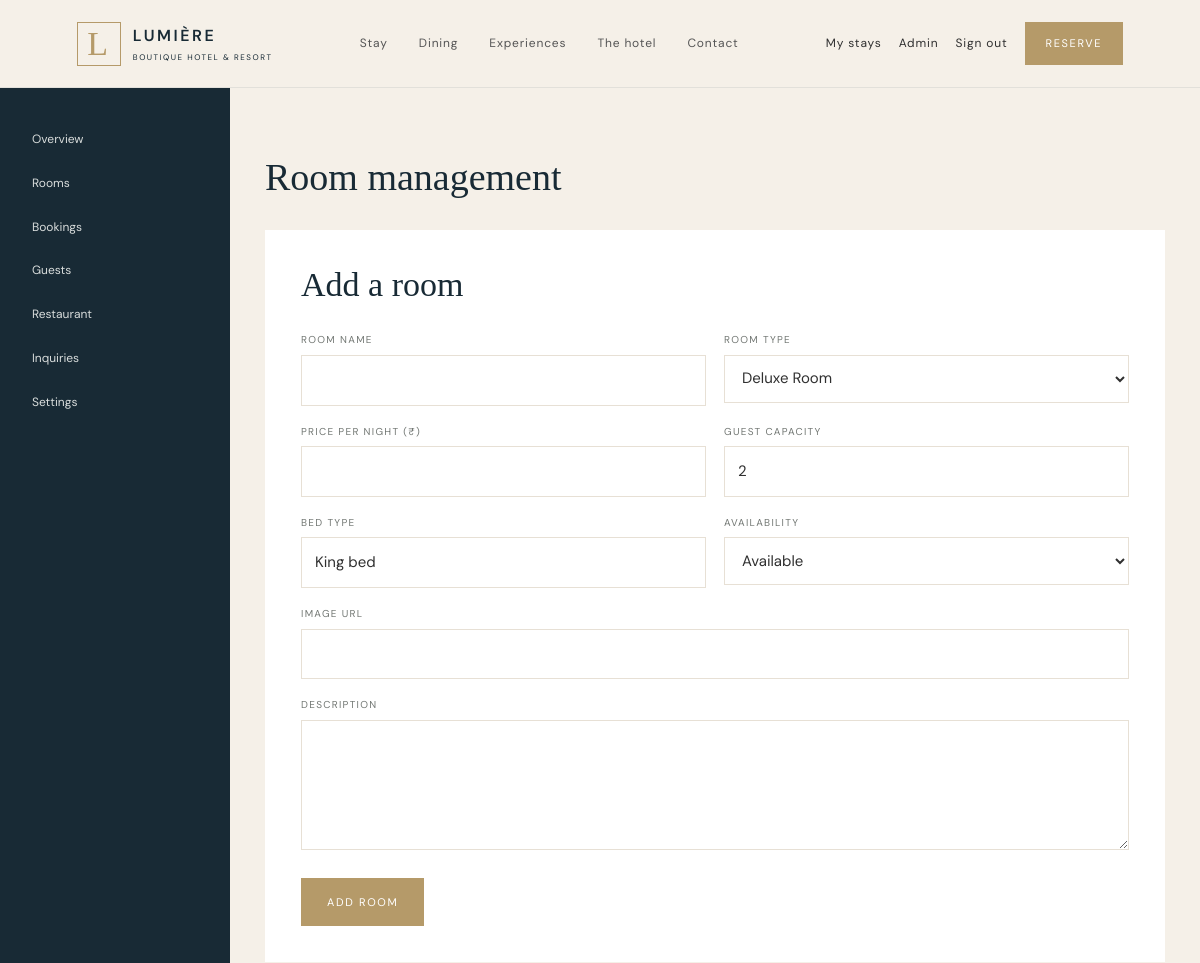
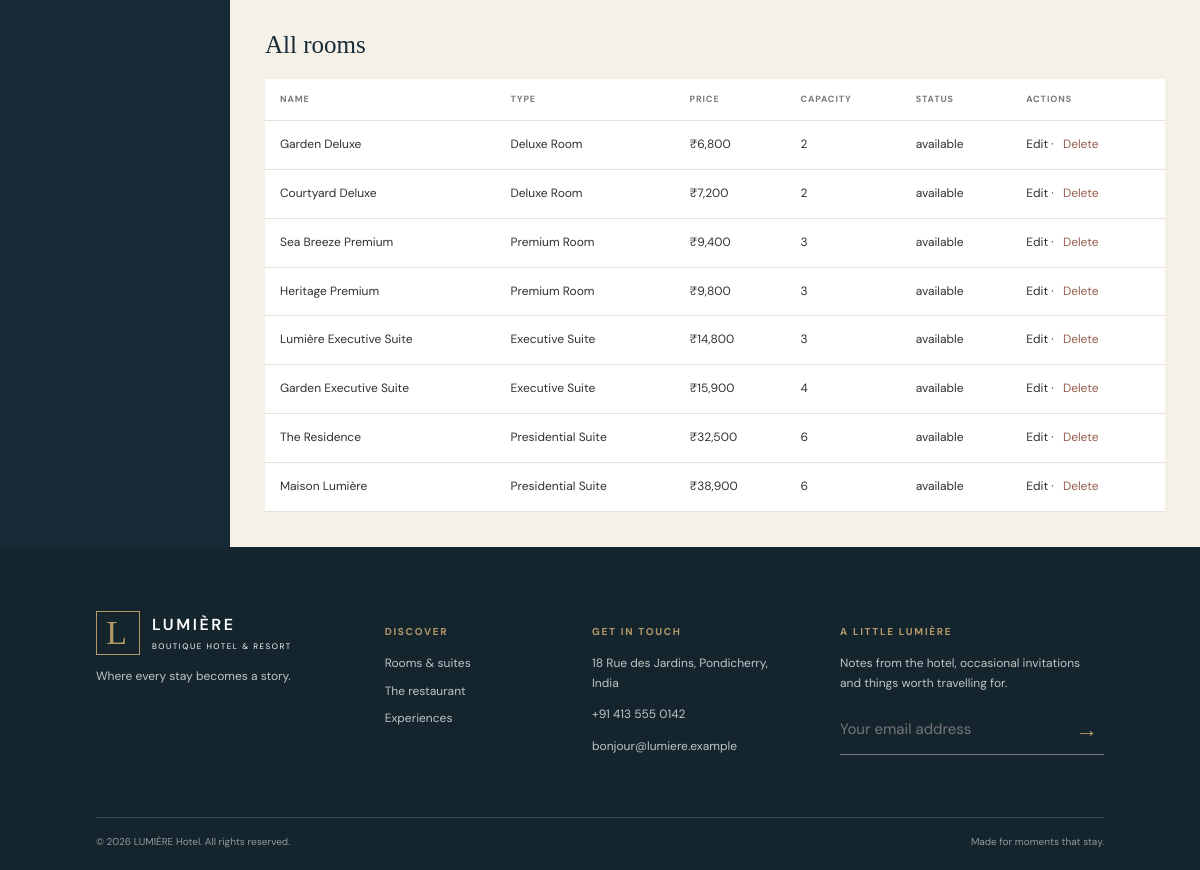
Page /admin/rooms.php (signed in) on the committed database (2 pictures, top to bottom).
### tables this page shows
CREATE TABLE rooms (
 room_id INT UNSIGNED AUTO_INCREMENT PRIMARY KEY,
 room_name VARCHAR(120) NOT NULL,
 room_type ENUM('Deluxe Room','Premium Room','Executive Suite','Presidential Suite') NOT NULL,
 description TEXT NOT NULL,
 price DECIMAL(10,2) NOT NULL,
 capacity TINYINT UNSIGNED NOT NULL,
 bed_type VARCHAR(100) NOT NULL,
 image VARCHAR(500) NOT NULL,
 status ENUM('available','maintenance') NOT NULL DEFAULT 'available',
 INDEX idx_rooms_type_price(room_type,price),
 INDEX idx_rooms_status(status)
);

### config/database.php (called while the page is built, shortened)
<?php
function e(mixed $value): string { return htmlspecialchars((string)$value, ENT_QUOTES, 'UTF-8'); }

### admin/rooms.php (the view, shortened to what this page needs)
<?php
require_once __DIR__.'/_layout.php';$error='';
$edit=null;if(isset($_GET['edit'])){$s=$pdo->prepare('SELECT * FROM rooms WHERE room_id=?');$s->execute([(int)$_GET['edit']]);$edit=$s->fetch();}$rooms=$pdo->query('SELECT * FROM rooms ORDER BY room_id')->fetchAll();admin_start('Room management');?><?php if($error): ?><p style="color:#a34837"><?= e($error) ?></p><?php endif; ?><div class="panel"><h2><?= $edit?'Edit a room':'Add a room' ?></h2><form method="post"><input type="hidden" name="csrf" value="<?= e(csrf_token()) ?>"><input type="hidden" name="action" value="<?= $edit?'save':'new' ?>"><?php if($edit): ?><input type="hidden" name="room_id" value="<?= (int)$edit['room_id'] ?>"><?php endif; ?><div class="form-grid"><div class="form-field"><label>Room name</label><input name="room_name" required value="<?= e($edit['room_name']??'') ?>"></div><div class="form-field"><label>Room type</label><select name="room_type"><?php foreach(['Deluxe Room','Premium Room','Executive Suite','Presidential Suite'] as $t): ?><option <?= ($edit['room_type']??'')===$t?'selected':'' ?>><?= e($t) ?></option><?php endforeach; ?></select></div><div class="form-field"><label>Price per night (₹)</label><input type="number" min="1" step="1" name="price" value="<?= e($edit['price']??'') ?>" required></div><div class="form-field"><label>Guest capacity</label><input type="number" min="1" name="capacity" value="<?= e($edit['capacity']??'2') ?>" required></div><div class="form-field"><label>Bed type</label><input name="bed_type" value="<?= e($edit['bed_type']??'King bed') ?>" required></div><div class="form-field"><label>Availability</label><select name="status"><option value="available">Available</option><option value="maintenance" <?= ($edit['status']??'')==='maintenance'?'selected':'' ?>>Maintenance</option></select></div><div class="form-field wide"><label>Image URL</label><input type="url" name="image" value="<?= e($edit['image']??'') ?>" required></div><div class="form-field wide"><label>Description</label><textarea name="description" required><?= e($edit['description']??'') ?></textarea></div></div><button class="button"><?= $edit?'Save changes':'Add room' ?></button><?php if($edit): ?> <a class="text-link" href="rooms.php">Cancel</a><?php endif; ?></form></div><h2 style="font:25px var(--serif);color:var(--navy);margin-top:32px">All rooms</h2><table class="data-table"><thead><tr><th>Name</th><th>Type</th><th>Price</th><th>Capacity</th><th>Status</th><th>Actions</th></tr></thead><tbody><?php foreach($rooms as $r): ?><tr><td><?= e($r['room_name']) ?></td><td><?= e($r['room_type']) ?></td><td>₹<?= number_format((float)$r['price']) ?></td><td><?= (int)$r['capacity'] ?></td><td><?= e($r['status']) ?></td><td><a href="?edit=<?= (int)$r['room_id'] ?>">Edit</a> · <form method="post" style="display:inline" onsubmit="return confirm('Delete this room?')"><input type="hidden" name="csrf" value="<?= e(csrf_token()) ?>"><input type="hidden" name="action" value="delete"><input type="hidden" name="room_id" value="<?= (int)$r['room_id'] ?>"><button style="border:0;background:none;color:#965d4e;cursor:pointer">Delete</button></form></td></tr><?php endforeach; ?></tbody></table><?php admin_end(); ?>

### assets/css/style.css (style rules this page uses)
:root { --ivory:#f5f0e8;--navy:#182a35;--gold:#b59a69;--ink:#303030;--muted:#787a77;--line:#e7e0d5;--white:#fff;--serif:'Playfair Display',Georgia,serif;--sans:'DM Sans',Arial,sans-serif }
* { box-sizing:border-box }
html { scroll-behavior:smooth }
body { margin:0;background:var(--ivory);color:var(--ink);font:15px/1.65 var(--sans) }
a { color:inherit;text-decoration:none }
button,input,select,textarea { font:inherit }
.button { display:inline-flex;align-items:center;justify-content:center;background:var(--gold);color:#fff;padding:14px 25px;border:1px solid var(--gold);font-size:11px;text-transform:uppercase;letter-spacing:.15em;transition:.25s;cursor:pointer }
.form-field { flex:1;min-width:150px }
.form-field label { display:block;font-size:10px;letter-spacing:.13em;text-transform:uppercase;color:#727773;margin-bottom:6px }
.form-field input,.form-field select,.form-field textarea { width:100%;padding:12px 13px;background:white;border:1px solid var(--line);color:var(--ink);outline-color:var(--gold) }
.form-field textarea { min-height:130px;resize:vertical }
.form-grid { display:grid;grid-template-columns:1fr 1fr;gap:18px }
.form-grid .wide { grid-column:1/-1 }
.panel { background:white;padding:36px }
.panel h2 { font:34px var(--serif);font-weight:400;color:var(--navy);margin-top:0 }
.panel .button { margin-top:20px }
.data-table { width:100%;border-collapse:collapse;background:white }
.data-table th,.data-table td { text-align:left;border-bottom:1px solid var(--line);padding:13px 15px;font-size:12px }
.data-table th { text-transform:uppercase;letter-spacing:.1em;font-size:9px;color:var(--muted) }

### rows in the picture
rooms: room_name "Garden Deluxe", room_type "Deluxe Room", price "6,800", capacity "2", status "available"
rooms: room_name "Courtyard Deluxe", room_type "Deluxe Room", price "7,200", capacity "2", status "available"
rooms: room_name "Sea Breeze Premium", room_type "Premium Room", price "9,400", capacity "3", status "available"
rooms: room_name "Heritage Premium", room_type "Premium Room", price "9,800", capacity "3", status "available"
rooms: room_name "Lumière Executive Suite", room_type "Executive Suite", price "14,800", capacity "3", status "available"
rooms: room_name "Garden Executive Suite", room_type "Executive Suite", price "15,900", capacity "4", status "available"
rooms: room_name "The Residence", room_type "Presidential Suite", price "32,500", capacity "6", status "available"
rooms: room_name "Maison Lumière", room_type "Presidential Suite", price "38,900", capacity "6", status "available"

### other values in the picture
$title "Room management"
form field room_type "Deluxe Room"
